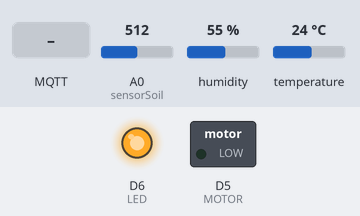
Recording of a program running on a simulated ESP8266 (NodeMCU). Shown: switched loads named in the program (green lamp = pin HIGH), output pins drawn as LEDs (lit = HIGH). The inputs (shaded band) are chosen by the test bench; at power-on: A0 (sensorSoil) = 512, humidity 55 %, temperature 24 °C. WiFi joins after 1.5 s; servers stay silent unless stated; no MQTT or app messages arrive unless stated; what the program prints to the serial monitor is not drawn.

Above: at 2.7 s.
2.8 s: MQTT message "on" arrives on the first subscribed topic
At 3.7 s:
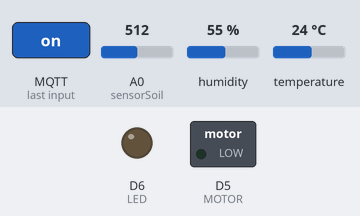
4.3 s: A0 (sensorSoil) set to 591
7.2 s: A0 (sensorSoil) set to 616
At 9.4 s:
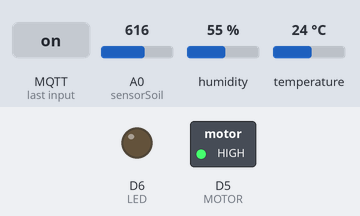
10.5 s: MQTT message "off" arrives on the first subscribed topic
At 12.7 s:
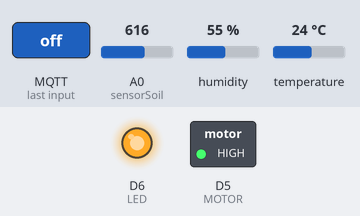
13.5 s: A0 (sensorSoil) set to 590
At 15.9 s:
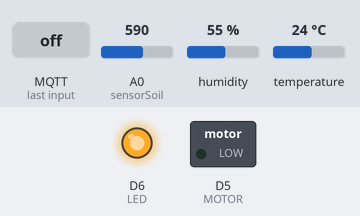
16.5 s: A0 (sensorSoil) set to 610
At 19.4 s:
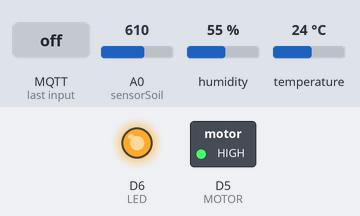
Timing chart, 0 to 20.5 s (numbered marks = the images above; inputs shaded):
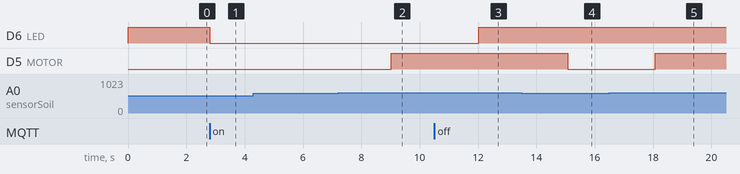

Measured:
- the behaviour switches between 599 and 600 on A0 (sensorSoil) (found by bisection; images 1 and 2)
- after the input at 2.8 s, D6 (LED): HIGH → LOW at once
- after the input at 4.3 s, every drawn part: stays the same
- after the input at 7.2 s, D5 (MOTOR): LOW → HIGH after 1.8 s
- after the input at 10.5 s, D6 (LED): LOW → HIGH after 1.5 s
- after the input at 13.5 s, D5 (MOTOR): HIGH → LOW after 1.6 s
- after the input at 16.5 s, D5 (MOTOR): LOW → HIGH after 1.6 s

The program:

main.cpp
```cpp
#include <Arduino.h>
#include <ESP8266WiFi.h>
#include <PubSubClient.h>
#include <SimpleDHT.h>

#define MOTOR D5
#define LED D6 //led

#define sensorSoil A0 //pin sensor LDR

const char *ssid = "OPPO F11";    //silakan disesuaikan sendiri
const char *password = "evosevosevos"; //silakan disesuaikan sendiri

const char *mqtt_server = "ec2-54-242-188-102.compute-1.amazonaws.com";

WiFiClient espClient;
PubSubClient client(espClient);

SimpleDHT11 dht11(D7);

long now = millis();
long lastMeasure = 0;
#define MSG_BUFFER_SIZE (50)
char msg[MSG_BUFFER_SIZE];

int soilVal = 0;

void ledON()
{
  digitalWrite(LED, LOW);
}

void ledOFF()
{
  digitalWrite(LED, HIGH);
}

void pumpON()
{
  digitalWrite(MOTOR, HIGH);
  delay(3000);
}

void pumpOFF()
{
  digitalWrite(MOTOR, LOW);
}

void setup_wifi()
{
  delay(10);
  Serial.println();
  Serial.print("Connecting to ");
  Serial.println(ssid);
  WiFi.begin(ssid, password);
  while (WiFi.status() != WL_CONNECTED)
  {
    delay(500);
    Serial.print(".");
  }
  Serial.println("");
  Serial.print("WiFi connected - ESP IP address: ");
  Serial.println(WiFi.localIP());
}

void callback(char *topic, byte *payload, unsigned int length)
{
  Serial.print("Message arrived on topic: ");
  Serial.print(topic);
  Serial.print(". Message: ");
  String messageTemp;

  for (int i = 0; i < length; i++)
  {
    Serial.print((char)payload[i]);
    messageTemp += (char)payload[i];
  }
  Serial.println();

  if (String(topic) == "room/lamp")
  {
    Serial.print("Changing Room lamp to ");
    if (messageTemp == "on")
    {
      ledON();
      Serial.print("On");
    }
    else if (messageTemp == "off")
    {
      ledOFF();
      Serial.print("Off");
    }
  }
  else if (String(topic) == "room/motor")
  {
    Serial.print("Changing Water pump to ");
    if (messageTemp == "on")
    {
      pumpON();
      Serial.print("On");
    }
    else if (messageTemp == "off")
    {
      pumpOFF();
      Serial.print("Off");
    }
  }
  Serial.println();
}

void reconnect()
{
  while (!client.connected())
  {
    Serial.print("Attempting MQTT connection...");

    // Attempt to connect
    if (client.connect("ESP8266Client", "jti", "123"))
    {
      Serial.println("connected");
      client.subscribe("room/lamp");
      client.subscribe("room/motor");
    }
    else
    {
      Serial.print("failed, rc=");
      Serial.print(client.state());
      Serial.println(" try again in 5 seconds");
      delay(5000);
    }
  }
}

void setup()
{
  Serial.begin(115200);
  pinMode(LED, OUTPUT);
  pinMode(MOTOR, OUTPUT);
  ledOFF();
  Serial.println("Mqtt Node-RED");
  setup_wifi();
  client.setServer(mqtt_server, 1883);
  client.setCallback(callback);
}

void loop()
{
  if (!client.connected())
  {
    reconnect();
  }
  if (!client.loop())
  {
    client.connect("ESP8266Client");
  }
  now = millis();
  if (now - lastMeasure > 3000)
  {
    lastMeasure = now;
    int err = SimpleDHTErrSuccess;

    soilVal = analogRead(sensorSoil);
    byte temperature = 0;
    byte humidity = 0;
    if ((err = dht11.read(&temperature, &humidity, NULL)) != SimpleDHTErrSuccess)
    {
      Serial.print("Pembacaan DHT11 gagal, err=");
      Serial.println(err);
      delay(1000);
      return;
    }
    static char temperatureTemp[7];
    static char humidityTemp[7];
    static char soilTemp[7];
    dtostrf(temperature, 4, 2, temperatureTemp);
    dtostrf(humidity, 4, 2, humidityTemp);
    dtostrf(soilVal, 4, 2, soilTemp);
    Serial.print("Temperature = ");
    Serial.println(temperatureTemp);
    Serial.print("Humidity = ");
    Serial.println(humidityTemp);
    Serial.print("Soil Moisture = ");
    Serial.println(soilTemp);
    if (soilVal >= 600)
    {
      pumpON();
    }
    else
    {
      pumpOFF();
    }
    client.publish("room/suhu", temperatureTemp);
    client.publish("room/humidity", humidityTemp);
    client.publish("room/soil", soilTemp);
  }
}
```
